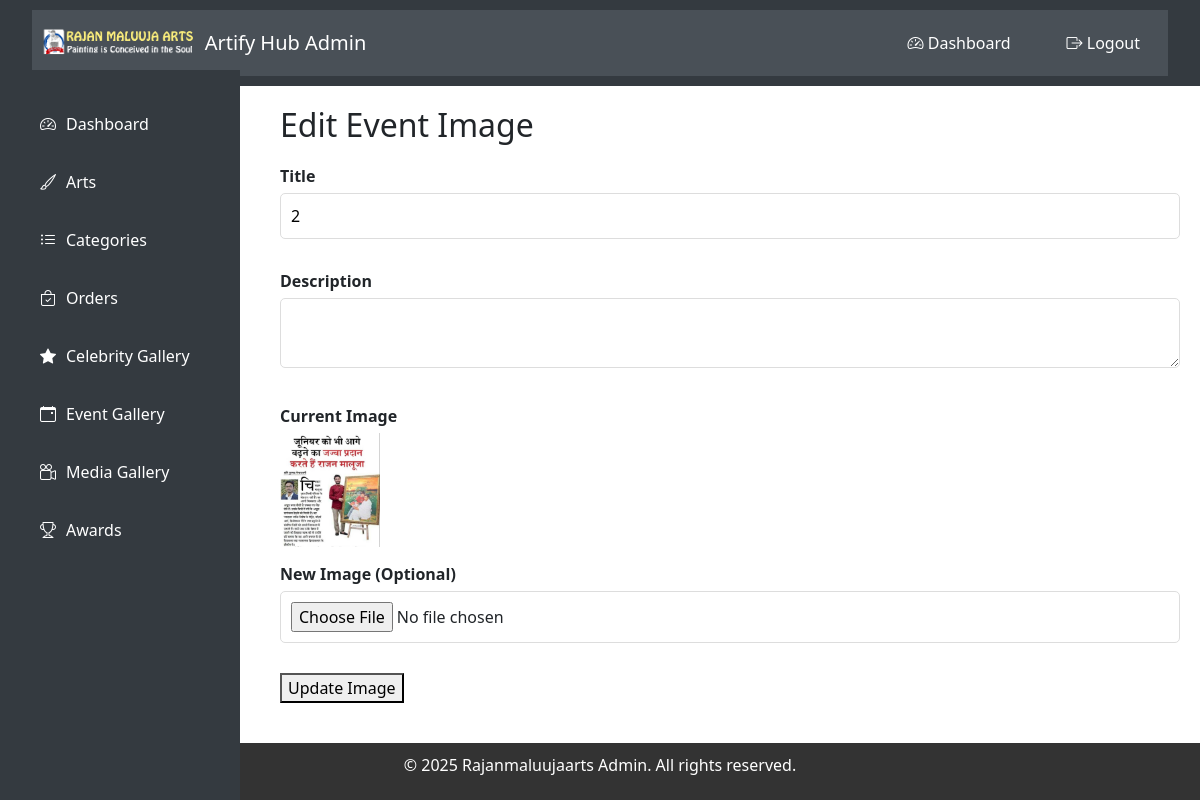
/admin/events/edit.php?id=6 (signed in), run on the app's committed database.
### tables this page shows
CREATE TABLE `event_images` (
  `id` int(11) NOT NULL,
  `image_path` varchar(255) NOT NULL,
  `title` varchar(255) DEFAULT NULL,
  `description` text DEFAULT NULL,
  `created_at` timestamp NOT NULL DEFAULT current_timestamp()
);

### admin/events/edit.php (the view, shortened to what this page needs)
<?php
require_once '../../includes/db.php';
$id = $_GET['id'] ?? 0;
$stmt = $pdo->prepare("SELECT * FROM event_images WHERE id = ?");
$stmt->execute([$id]);
$event = $stmt->fetch();
?>
<!DOCTYPE html>
<html lang="en">
<head>
    <link rel="stylesheet" href="../../assets/css/admin.css">
</head>
<body>
    <?php include '../includes/header.php'; ?>
    <?php include '../includes/sidebar.php'; ?>
    <div class="content">
        <h2>Edit Event Image</h2>
        <form method="POST" enctype="multipart/form-data">
            <div>
                <label>Title</label>
                <input type="text" name="title" value="<?php echo $event['title']; ?>">
            </div>
            <div>
                <label>Description</label>
                <textarea name="description"><?php echo $event['description']; ?></textarea>
            </div>
            <div>
                <label>Current Image</label>
                <img src="../../assets/uploads/<?php echo $event['image_path']; ?>" alt="<?php echo $event['title']; ?>" width="100">
            </div>
            <div>
                <label>New Image (Optional)</label>
                <input type="file" name="image" accept="image/*">
            </div>
            <button type="submit">Update Image</button>
        </form>
    </div>
    <?php include '../includes/footer.php'; ?>
</body>
</html>

### assets/css/admin.css (style rules this page uses)
body { font-family: Arial, sans-serif; margin: 0; padding: 0; display: flex; flex-direction: column; min-height: 100vh; }
.content { margin-left: 220px; padding: 20px; flex: 1; }
form div { margin-bottom: 15px; }
form label { display: block; margin-bottom: 5px; }
form input, form textarea, form select { width: 100%; padding: 8px; box-sizing: border-box; }

### assets/css/common.css (style rules this page uses)
body { font-family: Arial, sans-serif; margin: 0; padding: 0; background-color: #f9f9f9; color: #333; }
h1, h2, h3, h4, h5, h6 { color: #343a40; margin-bottom: 20px; }
.content { margin-left: 260px; padding: 20px; }
form { margin: 20px 0; }
form label { display: block; margin-bottom: 5px; font-weight: bold; }
form input, form select, form textarea { width: 100%; padding: 10px; margin-bottom: 15px; border: 1px solid #ddd; border-radius: 5px; }

### data on the page
event_images: title "2", image_path (picture)
